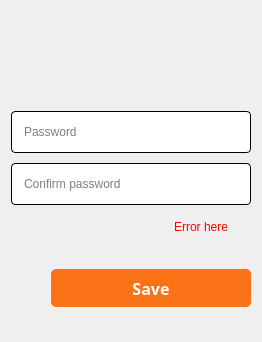
        <widget class="QWidget" name="passwordSetting">
         <layout class="QVBoxLayout" name="verticalLayout_10">
          <property name="spacing">
           <number>10</number>
          </property>
          <item>
           <spacer name="verticalSpacer_23">
            <property name="orientation">
             <enum>Qt::Vertical</enum>
            </property>
            <property name="sizeType">
             <enum>QSizePolicy::Fixed</enum>
            </property>
            <property name="sizeHint" stdset="0">
             <size>
              <width>20</width>
              <height>20</height>
             </size>
            </property>
           </spacer>
          </item>
          <item>
           <layout class="QHBoxLayout" name="horizontalLayout_9">
            <item>
             <widget class="QPushButton" name="backPassword">
              <property name="font">
               <font>
                <pointsize>12</pointsize>
               </font>
              </property>
              <property name="layoutDirection">
               <enum>Qt::LeftToRight</enum>
              </property>
              <property name="styleSheet">
               <string notr="true">QPushButton {
background: transparent;
color: black;
border-radius: 8px;
height: 30px;
}

QPushButton:pressed,
QPushButton:focus {
outline: none;
background: transparent;
}</string>
              </property>
              <property name="text">
               <string/>
              </property>
              <property name="icon">
               <iconset resource="Images.qrc">
                <normaloff>:/icons/content/arrow_back.svg</normaloff>:/icons/content/arrow_back.svg</iconset>
              </property>
              <property name="iconSize">
               <size>
                <width>30</width>
                <height>30</height>
               </size>
              </property>
             </widget>
            </item>
            <item>
             <spacer name="horizontalSpacer_10">
              <property name="orientation">
               <enum>Qt::Horizontal</enum>
              </property>
              <property name="sizeHint" stdset="0">
               <size>
                <width>40</width>
                <height>20</height>
               </size>
              </property>
             </spacer>
            </item>
           </layout>
          </item>
          <item>
           <spacer name="verticalSpacer_17">
            <property name="orientation">
             <enum>Qt::Vertical</enum>
            </property>
            <property name="sizeType">
             <enum>QSizePolicy::Fixed</enum>
            </property>
            <property name="sizeHint" stdset="0">
             <size>
              <width>20</width>
              <height>40</height>
             </size>
            </property>
           </spacer>
          </item>
          <item>
           <widget class="QLineEdit" name="passwordEdit">
            <property name="autoFillBackground">
             <bool>false</bool>
            </property>
            <property name="styleSheet">
             <string notr="true">QLineEdit {
border-radius: 4px;
color: black;
padding-left: 10px;
padding-right: 10px;
border: 1px solid black;
height: 40px;
}

QLineEdit:focus {
border: 2px solid black;
outline: none;
}</string>
            </property>
            <property name="text">
             <string/>
            </property>
            <property name="frame">
             <bool>false</bool>
            </property>
            <property name="echoMode">
             <enum>QLineEdit::PasswordEchoOnEdit</enum>
            </property>
            <property name="placeholderText">
             <string>Password</string>
            </property>
           </widget>
          </item>
          <item>
           <widget class="QLineEdit" name="confirmPassword">
            <property name="styleSheet">
             <string notr="true">QLineEdit {
border-radius: 4px;
color: black;
padding-left: 10px;
padding-right: 10px;
border: 1px solid black;
height: 40px;
}

QLineEdit:focus {
border: 2px solid black;
outline: none;
}</string>
            </property>
            <property name="echoMode">
             <enum>QLineEdit::PasswordEchoOnEdit</enum>
            </property>
            <property name="placeholderText">
             <string>Confirm password</string>
            </property>
           </widget>
          </item>
          <item>
           <widget class="QLabel" name="passwordError">
            <property name="styleSheet">
             <string notr="true">QLabel {
color: red;
margin-right: 20px;
margin-left: 20px;
background: transparent;
margin-top: 5px;
text-align: right;
}</string>
            </property>
            <property name="text">
             <string>Error here</string>
            </property>
            <property name="alignment">
             <set>Qt::AlignRight|Qt::AlignTrailing|Qt::AlignVCenter</set>
            </property>
            <property name="wordWrap">
             <bool>true</bool>
            </property>
           </widget>
          </item>
          <item>
           <spacer name="verticalSpacer_19">
            <property name="orientation">
             <enum>Qt::Vertical</enum>
            </property>
            <property name="sizeType">
             <enum>QSizePolicy::Fixed</enum>
            </property>
            <property name="sizeHint" stdset="0">
             <size>
              <width>20</width>
              <height>25</height>
             </size>
            </property>
           </spacer>
          </item>
          <item>
           <layout class="QHBoxLayout" name="horizontalLayout_5">
            <item>
             <spacer name="horizontalSpacer_6">
              <property name="orientation">
               <enum>Qt::Horizontal</enum>
              </property>
              <property name="sizeHint" stdset="0">
               <size>
                <width>40</width>
                <height>20</height>
               </size>
              </property>
             </spacer>
            </item>
            <item>
             <widget class="QPushButton" name="savePassword">
              <property name="minimumSize">
               <size>
                <width>200</width>
                <height>0</height>
               </size>
              </property>
              <property name="font">
               <font>
                <family>Microsoft JhengHei</family>
                <pointsize>12</pointsize>
                <italic>false</italic>
                <bold>true</bold>
               </font>
              </property>
              <property name="layoutDirection">
               <enum>Qt::RightToLeft</enum>
              </property>
              <property name="styleSheet">
               <string notr="true">QPushButton {
background-color:  rgb(249, 115, 22);
height: 30px;
border-radius: 5px;
color: white;
padding: 4px 0;
}</string>
              </property>
              <property name="text">
               <string>Save</string>
              </property>
              <property name="icon">
               <iconset resource="Images.qrc">
                <normaloff>:/icons/content/check-circle.svg</normaloff>
                <disabledoff>:/icons/content/check-circle-grayed.svg</disabledoff>:/icons/content/check-circle.svg</iconset>
              </property>
              <property name="iconSize">
               <size>
                <width>22</width>
                <height>22</height>
               </size>
              </property>
             </widget>
            </item>
           </layout>
          </item>
          <item>
           <spacer name="verticalSpacer_18">
            <property name="orientation">
             <enum>Qt::Vertical</enum>
            </property>
            <property name="sizeHint" stdset="0">
             <size>
              <width>20</width>
              <height>24</height>
             </size>
            </property>
           </spacer>
          </item>
         </layout>
        </widget>
